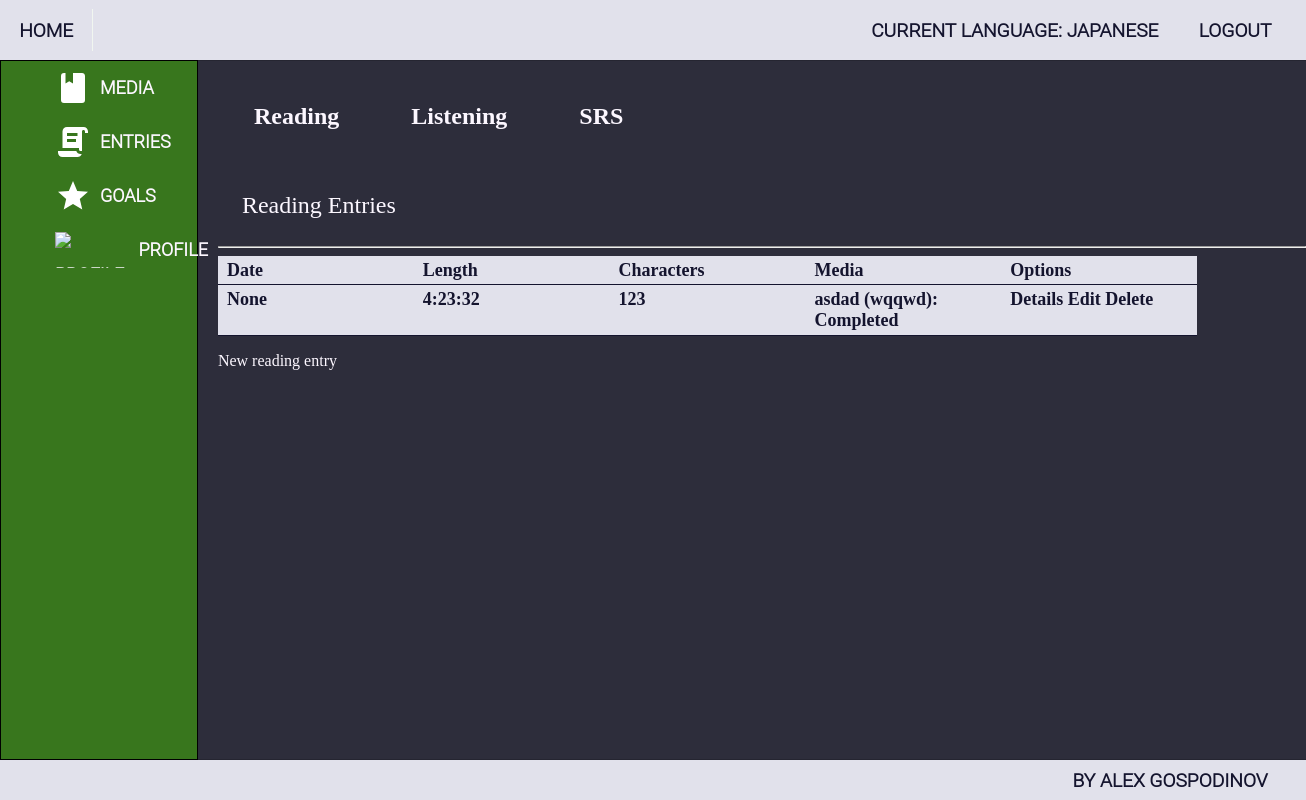
Before: /entries/ (signed in) with the older database file.
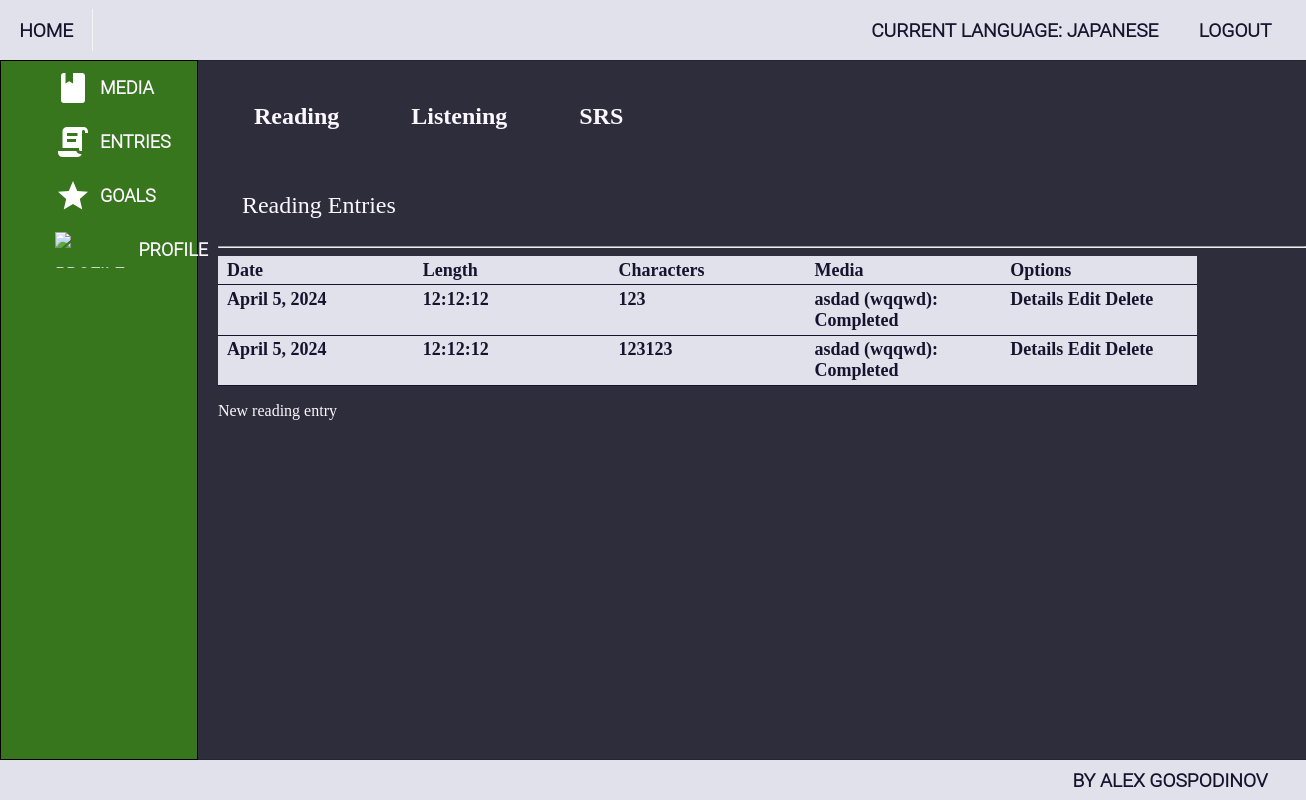
After: the same page with the newer database file.
### ImmersionTracker/immersion_entries/models.py (models this page shows, shortened)
class BaseEntry(HasOwnerProfile, HasLanguage, models.Model):
    time_length = models.DurationField()
    created_on = models.DateField(
        auto_now_add=True,
    )
    edited_on = models.DateField(
        auto_now=True,
    )
    class Meta:
        abstract = True

class ReadingEntry(BaseEntry):
    char_length = models.IntegerField(
        default=None,
        null=True,
        blank=True,
    )
    media = models.ForeignKey(
        ReadingMedia,
        on_delete=models.DO_NOTHING,
        related_name='entries',
    )

### ImmersionTracker/media/models.py (models this page shows, shortened)
class BaseMedia(HasOwnerProfile, HasLanguage, models.Model):
    NAME_MAX_LENGTH = 30
    TYPE_MAX_LENGTH = 20
    name = models.CharField(
        max_length=NAME_MAX_LENGTH,
        blank=False,
        null=False,
    )
    type = models.CharField(
        max_length=TYPE_MAX_LENGTH,
        blank=False,
        null=False,
    )
    link = models.URLField(
        blank=True,
        null=True,
    )
    def __str__(self):
        return f"{self.name} ({self.type}): {self.status}"
    class Meta:
        abstract = True

class ReadingMedia(BaseMedia):
    STATUS_MAX_LENGTH = 10
    STATUS_READING = 'Reading'
    STATUS_COMPLETED = 'Completed'
    STATUS_ONHOLD = 'On Hold'
    STATUS_DROPPED = 'Dropped'
    STATUS_CHOICES = (
        (STATUS_READING, STATUS_READING),
        (STATUS_COMPLETED, STATUS_COMPLETED),
        (STATUS_ONHOLD, STATUS_ONHOLD),
        (STATUS_DROPPED, STATUS_DROPPED),
    )
    status = models.CharField(
        max_length=STATUS_MAX_LENGTH,
        choices=STATUS_CHOICES,
    )

### ImmersionTracker/immersion_entries/views.py (the view)
# urls.py: path('', AllEntriesView.as_view(), name='all_entries'),
class AllEntriesView(LoginRequiredMixin, GetFilteredQuerysetForContextMixin, views.TemplateView):
    template_name = 'immersion_entries/all_entries.html'
    models = (ReadingEntry, ListeningEntry, SRSEntry)

### ImmersionTracker/core/mixins.py (called while the page is built)
    def dispatch(self, request, *args, **kwargs):
        if not get_current_language(request):
            return redirect('no_current_language')
        return super().dispatch(request, *args, **kwargs)

    def get_filtered_context(self, model, profile, lang):
        data = model.objects.filter(user_profile=profile,
                                    language=lang)
        return data

    def get_context_data(self, **kwargs):
        context = super().get_context_data(**kwargs)
        profile = get_current_profile(self.request)
        lang = get_current_language(self.request)
        for model in self.models:
            context[model._meta.model_name] = self.get_filtered_context(model, profile, lang)
        return context

### ImmersionTracker/utils.py (called while the page is built)
def get_current_profile(request):
    return Profile.objects.get(user_id=request.user.id)

def get_current_language(request):
    return get_current_profile(request).current_language

### templates/immersion_entries/all_entries.html (shortened to what this page needs)
{% extends 'base.html' %}
{% block main_content %}
<div class="entries-wrapper">
    <div class="entry-category-tabs-wrapper">
        <div class="entry-category-tab">Reading</div>
        <div class="entry-category-tab">Listening</div>
        <div class="entry-category-tab">SRS</div>
    </div>
    <div class="entry-category-box" id="reading">
        <div class="category-label"> Reading Entries </div>
        <hr>
        <div class="entry-grid-container reading">
            <div class="entry-grid"> Date </div>
                <div class="entry-grid"> Length </div>
                <div class="entry-grid"> Characters </div>
                <div class="entry-grid"> Media </div>
                <div class="entry-grid"> Options </div>
            {% for entry in readingentry %}
                <div class="entry-grid"> {{ entry.created_on }}</div>
                <div class="entry-grid"> {{ entry.time_length }}</div>
                <div class="entry-grid"> {{ entry.char_length }}</div>
                <div class="entry-grid"> {{ entry.media }}</div>
                <div class="entry-grid">
                    <a href="{% url 'reading_entry_details' pk=entry.pk %}"> Details </a>
                    <a href="{% url 'reading_entry_edit' pk=entry.pk %}"> Edit </a>
                    <a href="{% url 'reading_entry_delete' pk=entry.pk %}"> Delete </a>
                </div>
            {% endfor %}
        </div>
        <p><a href="{% url 'reading_entry_create' %}"> New reading entry </a></p>
    </div>
</div>
{% endblock %}

Changed rows visible on the page:
removed ReadingEntry: created_on "None", time_length "4:23:32", char_length "123", media "asdad (wqqwd): Completed"
added ReadingEntry: created_on "April 5, 2024", time_length "12:12:12", char_length "123", media "asdad (wqqwd): Completed"
added ReadingEntry: created_on "April 5, 2024", time_length "12:12:12", char_length "123123", media "asdad (wqqwd): Completed"
